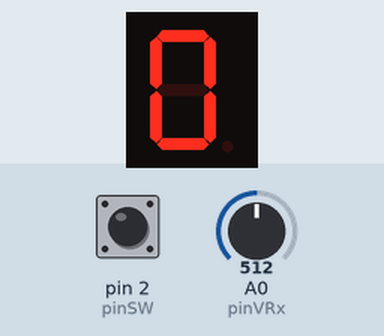
The sketch below on a simulated Arduino Uno, built with avr-gcc and run on an emulated ATmega328P. Shown: 1-digit seven-segment display. Wiring (inferred from the names in the program): 1-digit 7-segment display, segments lit when HIGH: segments pin 12, pin 10, pin 9, pin 8, pin 7, pin 6, pin 5, pin 4. Inputs (shaded band) come from the test bench; at power-on: A0 (pinVRx) = 512, pin 2 (pinSW) HIGH. The segment pins are drawn as the display they are named for.

Above: at 1.2 s.
1.3 s: A0 (pinVRx) set to 610
At 1.6 s:
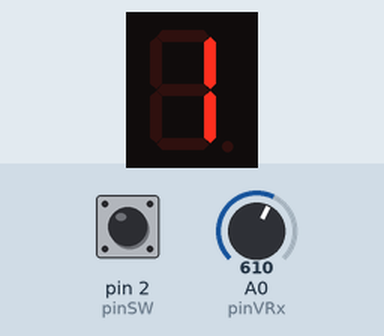
2.8 s: pin 2 (pinSW) pulled LOW for 0.15 s
At 4.0 s:
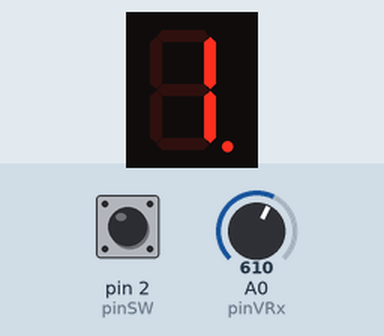
Timing chart, 0 to 5.8 s (numbered marks = the images above; inputs shaded):
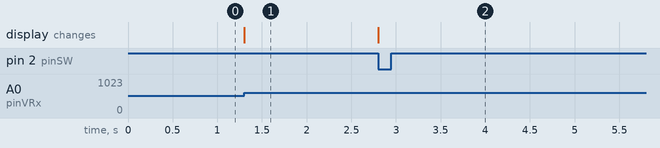

Measured:
- after the input at 1.3 s, the display: changes at once (image 1)
- after the input at 2.8 s, the display: changes at once (image 2)

The sketch:

7segment_joystick.ino
```cpp
// Declare all the segments pins
const int pinA = 12;
const int pinB = 10;
const int pinC = 9;
const int pinD = 8;
const int pinE = 7;
const int pinF = 6;
const int pinG = 5;
const int pinDP = 4;

// Joystick pins
const int pinVRx = A0;
const int pinVRy = A1;
const int pinSW = 2;

// Joystick variables
byte swState = LOW;
byte lastSwState = LOW;
int yValue = 0;
int xValue = 0;
bool joyMoved = false;
const int minThreshold = 400;
const int maxThreshold = 600;

// 7 segment variables
const int segSize = 8;
int digit = 0;

bool commonAnode = false;  // Modify if you have common anode
const int noOfDigits = 10;
byte state = HIGH;
byte dpState = LOW;
int segments[segSize] = {
  pinA, pinB, pinC, pinD, pinE, pinF, pinG, pinDP
};

byte digitMatrix[noOfDigits][segSize - 1] = {
  // a  b  c  d  e  f  g
  { 1, 1, 1, 1, 1, 1, 0 },  // 0
  { 0, 1, 1, 0, 0, 0, 0 },  // 1
  { 1, 1, 0, 1, 1, 0, 1 },  // 2
  { 1, 1, 1, 1, 0, 0, 1 },  // 3
  { 0, 1, 1, 0, 0, 1, 1 },  // 4
  { 1, 0, 1, 1, 0, 1, 1 },  // 5
  { 1, 0, 1, 1, 1, 1, 1 },  // 6
  { 1, 1, 1, 0, 0, 0, 0 },  // 7
  { 1, 1, 1, 1, 1, 1, 1 },  // 8
  { 1, 1, 1, 1, 0, 1, 1 }   // 9
};

void setup() {
  // Initialize all the pins
  for (int i = 0; i < segSize; i++) {
    pinMode(segments[i], OUTPUT);
  }

  pinMode(pinVRx, INPUT);
  pinMode(pinVRy, INPUT);
  pinMode(pinSW, INPUT_PULLUP);

  // TODO: Check if commonAnode should be modified here
  if (commonAnode) {
    state = !state;
  }
}

void loop() {

  xValue = analogRead(pinVRx);

  if (xValue < minThreshold && !joyMoved) {
    if (digit > 0) {
      digit--;
    } else {
      digit = 9;
    }
    joyMoved = true;
  } else if (xValue > maxThreshold && !joyMoved) {
    if (digit < 9) {
      digit++;
    } else {
      digit = 0;
    }

    joyMoved = true;
  }

  if (xValue >= minThreshold && xValue <= maxThreshold) {
    joyMoved = false;
  }

  swState = digitalRead(pinSW);

  if (swState != lastSwState) {
    if (swState == LOW) {
      dpState = !dpState;
    }
  }

  lastSwState = swState;

  displayNumber(digit, dpState);
  delay(1);
}

void displayNumber(byte digit, byte decimalPoint) {
  // TODO: Write the code to display the given digit on the 7-segment display
  digitalWrite(segments[segSize - 1], decimalPoint);

  for (int i = 0; i < segSize - 1; ++i) {
    digitalWrite(segments[i], digitMatrix[digit][i]);
  }
}
```
